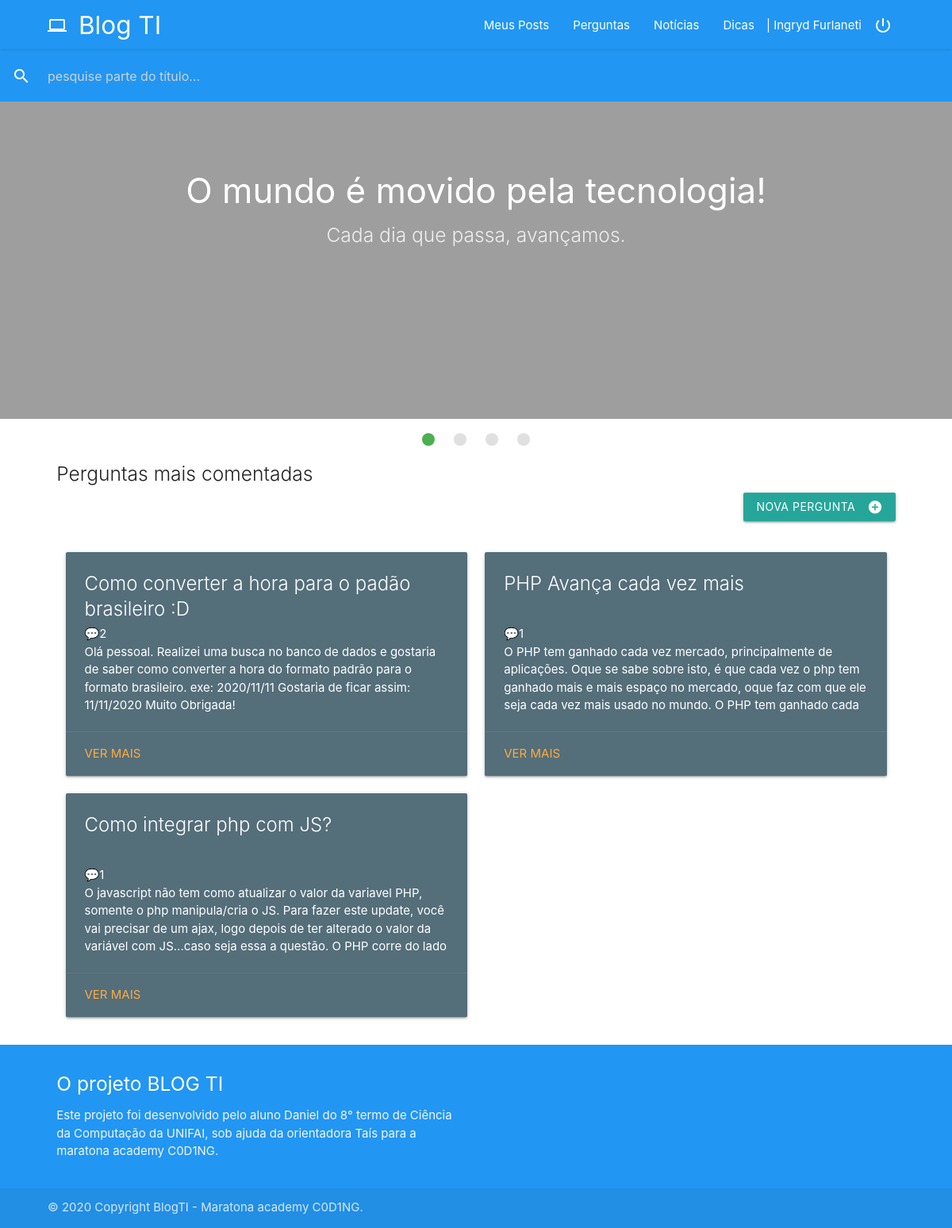
Page /view/indexadm.php (signed in) on the committed database.
### tables this page shows
CREATE TABLE `Post` (
  `id_post` int(11) NOT NULL,
  `tipo_post` int(11) NOT NULL,
  `titulo` varchar(255) NOT NULL,
  `descricao` longtext NOT NULL,
  `linguagem_programacao` int(11) NOT NULL,
  `id_usuario` int(11) NOT NULL,
  `dataHora` datetime NOT NULL,
  `resolvido` int(11) DEFAULT NULL
);

### model/posts.php (called while the page is built, shortened)
<?php
     class Posts{
        public function ListaPerguntaComentadas(){
         $sql = "SELECT * FROM BuscaPostComents ";
        $objetdoConexao =  mysqli_connect('localhost','root','','blogti');
        $resultado = mysqli_query($objetdoConexao, $sql);
        return  $resultado;
       }
      public function  totalComentario($id){
            $objetdoConexao =  mysqli_connect('localhost','root','','blogti');
            $sql = "select * from Comentarios where id_post = $id";
          $resultado = mysqli_query($objetdoConexao, $sql);
          $dados = mysqli_num_rows($resultado);
          return $dados;
     }
}

### view/indexadm.php (the view, shortened to what this page needs)
<?php
include_once 'includes/headeruser.php';
$post = new Posts();
echo "<link rel=”stylesheet” type=”text/css” href=”css/custom” />"
?>
      <div class="slider">
    <ul class="slides">
      <li>
        <img src="http://www.ibes.med.br/wp-content/uploads/2018/11/sistema-1-1110x550.jpg">
        <div class="caption center-align">
          <h3>O mundo é movido pela tecnologia!</h3>
          <h5 class="light grey-text text-lighten-3">Cada dia que passa, avançamos.</h5>
        </div>
      </li>
    </ul>
  </div>
<div class="row container">
    <section class=" col s12 m6 l12">
      <h5 class="light">Perguntas mais comentadas</h5>
           <a href="cadastrar.php" class="waves-effect waves-light btn" style="float: right;"><i class="material-icons right">add_circle</i>Nova pergunta</a>
           <br/>
           <br/>
           <br/>
      <?php
          $Postagem = $post->ListaPerguntaComentadas();
          while($conteudo = mysqli_fetch_array($Postagem)):
          $totalcoments = $post->totalComentario($conteudo['id_post']);
          ?>
            <article class="col s12 l6 xl4">
            <div class="card blue-grey darken-1">
            <div class="card-content white-text">
              <span class="card-title" style="height: 60px; overflow: hidden;"><?php echo $conteudo['titulo'] ?></span>
               <div style="height: 110px; overflow: hidden;">
                  <span>💬<?php echo ($totalcoments)?> </span>
              <p><?php echo $conteudo['post'] ?></p>
            </div>
            </div>
            <div class="card-action">
               <a href="postitemuser.php?id=<?php echo $conteudo['id_post'];?>">Ver mais</a>
            </div>
          </div>
          </article>
      <?php endwhile;?>
    </section>
</div>
<?php
include_once 'includes/footer.php';
?>

### css/custom.css (style rules this page uses)
@media only screen and (min-width: 993px) { .container { width: 90%; } }

### rows in the picture
post: titulo "Como converter a hora para o padão brasileiro :D", totalcoments "2", post "Olá pessoal. Realizei uma busca no banco de dados e gostaria de saber como converter a hora do formato padrão para o formato brasileiro. exe: 2020/11/11 Gostaria de ficar assim: 11/11/2020 Muito Obrigada!"
post: titulo "PHP Avança cada vez mais", totalcoments "1", post "O PHP tem ganhado cada vez mercado, principalmente de aplicações. Oque se sabe sobre isto, é que cada vez o php tem ganhado mais e mais espaço no mercado, oque faz com que ele seja cada vez mais usado no mundo. O PHP tem ganhado cada…"
post: titulo "Como integrar php com JS?", totalcoments "1", post "O javascript não tem como atualizar o valor da variavel PHP, somente o php manipula/cria o JS. Para fazer este update, você vai precisar de um ajax, logo depois de ter alterado o valor da variável com JS...caso seja essa a questão. O PHP corre do lado…"

### other values in the picture
$usuario['nome'] "Ingryd Furlaneti"
